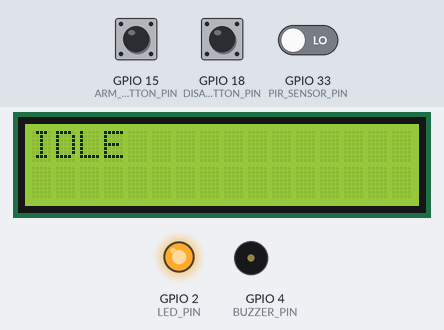
Simulated run of this program. Board: ESP32. Shown: 16×2 character LCD, output pins drawn as LEDs (lit = HIGH), buzzer (waves = sounding). Dashed ring = blinking. The inputs (shaded band) are chosen by the test bench; at power-on: GPIO 18 (DISARM_BUTTON_PIN) HIGH, GPIO 15 (ARM_BUTTON_PIN) HIGH, GPIO 33 (PIR_SENSOR_PIN) LOW. WiFi joins after 1.5 s; servers stay silent unless stated; uploads are accepted with an empty reply; what the program prints to the serial monitor is not drawn.

Above: at 2.7 s.
2.8 s: GPIO 18 (DISARM_BUTTON_PIN) pulled LOW for 0.15 s
At 3.6 s:
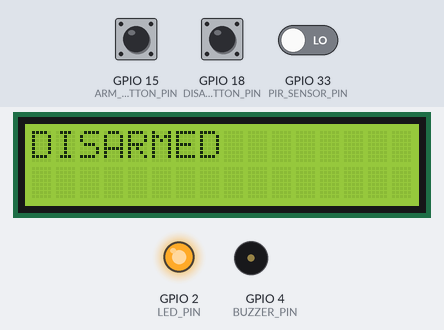
5.9 s: GPIO 15 (ARM_BUTTON_PIN) pulled LOW for 0.15 s
At 7.0 s:
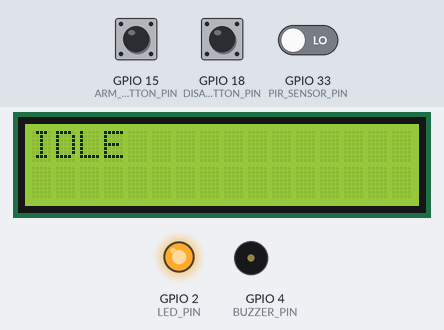
7.5 s: GPIO 15 (ARM_BUTTON_PIN) pulled LOW for 1 s
At 8.4 s:
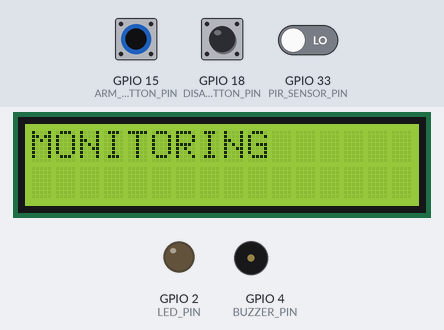
10.0 s: GPIO 33 (PIR_SENSOR_PIN) driven HIGH
At 10.34 s:
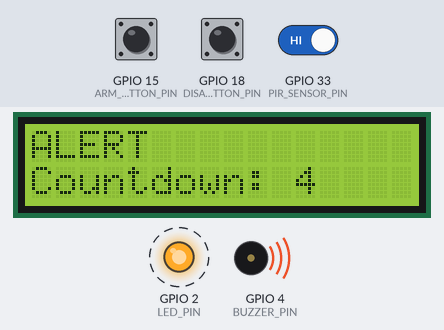
12.2 s: GPIO 18 (DISARM_BUTTON_PIN) pulled LOW for 1 s
At 14.7 s:
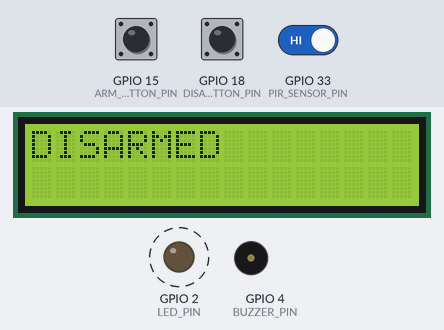
Timing chart, 0 to 17.2 s (numbered marks = the images above; inputs shaded):
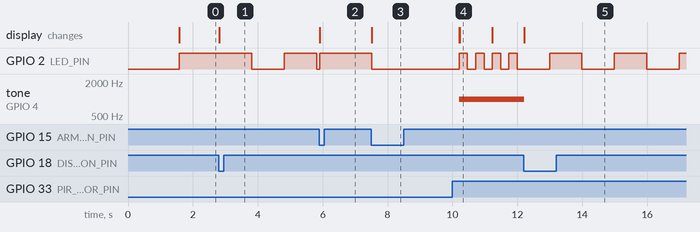

Measured:
- after the input at 2.8 s, GPIO 2 (LED_PIN): HIGH → LOW after 1.0 s, → HIGH 1.0 s later, → LOW 1.0 s later; the display: changes at once (image 1)
- after the input at 5.9 s, GPIO 2 (LED_PIN): LOW → HIGH after 0.01 s instead of 0.91 s; the display: changes at once (image 2)
- after the input at 7.5 s, GPIO 2 (LED_PIN): HIGH → LOW at once; the display: changes at once (image 3)
- after the input at 10.0 s, GPIO 2 (LED_PIN): alternates HIGH for 0.25 s and LOW for 0.25 s, starting after 0.21 s; tone on GPIO 4 (BUZZER_PIN): silent → 1000 Hz after 0.21 s; the display: first changes after 0.21 s (image 4 shows a later state)
- after the input at 12.2 s, GPIO 2 (LED_PIN): alternates HIGH for 1.0 s and LOW for 1.0 s, starting after 0.79 s; tone on GPIO 4 (BUZZER_PIN): 1000 Hz → silent after 0.02 s instead of 3.0 s; the display: changes at once (image 5)
- what the display in image 4 shows lasts 1.0 s, from 10.2 s to 11.2 s

The program:

main.cpp
```cpp
#include <Arduino.h>
#include "Sensors.h"
#include "Actuators.h"
#include "StateMachine.h"
#include "Notifications.h"

static const int SERIAL_BAUD_RATE = 9600;

void setup() {
  Serial.begin(SERIAL_BAUD_RATE);

  connectWifi();

  initSensors();
  initActuators();
  initStateMachine();
}

void loop() {
  updateStateMachine();
}
```

Actuators.h
```cpp
#ifndef ACTUATORS_H
#define ACTUATORS_H

#include <Arduino.h>
#include <LiquidCrystal_I2C.h>
#include <Wire.h>
#include "StateMachine.h"

void initActuators();

//LED
void setStatusLED(SystemState state);
void blinkLED(unsigned long onTime, unsigned long offTime);

//LCD
void initLCD();
void setLCDText(String str, int col = 0, int row = 0);
bool i2CAddrTest(uint8_t addr);
void setLCDCountdown(long ALERT_DURATION_MS, long alertStartTime);
void clearLCD();

//Buzzer
void initBuzzer();
void setTone();
void breakTone();

#endif
```

Notifications.h
```cpp
#ifndef NOTIFICATIONS_H
#define NOTIFICATIONS_H

#include <Arduino.h>
#include <WiFi.h>
#include <HTTPClient.h>

void connectWifi();

void sendDiscordNotification(String message);

#endif
```

Sensors.h
```cpp
#ifndef SENSORS_H
#define SENSORS_H

#include <Arduino.h>

void initSensors();

bool armButtonPressed();
bool disarmButtonPressed();

bool motionJustStarted();

#endif
```

StateMachine.h
```cpp
#ifndef STATE_MACHINE_H
#define STATE_MACHINE_H

#include <Arduino.h>

enum SystemState {
    STATE_IDLE,
    STATE_MONITORING,
    STATE_ALERT,
    STATE_DISARM
};

void initStateMachine();

void updateStateMachine();

void setDisarmState();

SystemState getCurrentState();

#endif
```

Actuators.cpp
```cpp
#include "Actuators.h"

//LED
static const int LED_PIN = 2;

//LCD
static const int SDA_PIN = 13;
static const int SCK_PIN = 14;
LiquidCrystal_I2C lcd(0x27,16,2);

//BUZZER
static const int BUZZER_PIN = 4;
static const int BUZZER_CHANNEL = 0;
static const int BUZZER_FREQ = 1000;
static const int BUZZER_RESOLUTION = 8;
static bool buzzerInitialized = false;
static bool buzzerActive = false;


void initActuators() {
    pinMode(LED_PIN, OUTPUT);
    pinMode(BUZZER_PIN, OUTPUT);
    initLCD();
    initBuzzer();
}

void setStatusLED(SystemState state) {
    // LOW LED On
    // HIGH LED off
    switch (state) {
        case STATE_IDLE:
            digitalWrite(LED_PIN, HIGH);
            break;
        case STATE_MONITORING:
            digitalWrite(LED_PIN, LOW);
            break;
        case STATE_ALERT:
            blinkLED(250, 250);
            break;
        case STATE_DISARM:
            blinkLED(1000, 1000);
            break;
    }
}

void blinkLED(unsigned long onTime, unsigned long offTime) {
    static unsigned long previousMillis = 0;
    static bool ledState = LOW;
    unsigned long currentMillis = millis();

    if (ledState && (currentMillis - previousMillis >= onTime)) {
        ledState = LOW;
        previousMillis = currentMillis;
        digitalWrite(LED_PIN, ledState);
    }
    else if (!ledState && (currentMillis - previousMillis >= offTime)) {
        ledState = HIGH;
        previousMillis = currentMillis;
        digitalWrite(LED_PIN, ledState);
    }
}

void initLCD() {
    Wire.begin(SDA_PIN, SCK_PIN);
    if (!i2CAddrTest(0x27)) {
        lcd = LiquidCrystal_I2C(0x3F, 16, 2);
    }
    lcd.init();
    lcd.backlight();
    lcd.setCursor(0,0);
}

void setLCDText(String str, int col, int row) {
    // col range is 0 to 15
    if (col > 15) col = 15;
    else if (col < 0) col = 0;

    // row range is 0 to 1
    if (row > 1) row = 1;
    else if (row < 0) row = 0;

    lcd.setCursor(col, row);
    lcd.print(str);
}

void clearLCD() {
    lcd.clear();
}

bool i2CAddrTest(uint8_t addr) {
    Wire.beginTransmission(addr);
    if (Wire.endTransmission() == 0) {
        return true;
    }
    return false;
}

void setLCDCountdown(long ALERT_DURATION_MS, long alertStartTime) {
    long elapsed = millis() - alertStartTime;
    long remainingMs = ALERT_DURATION_MS - elapsed;

    if (remainingMs < 0) remainingMs = 0;

    String message = "Countdown: ";
    setLCDText(message, 0, 1);

    int remainingSeconds = remainingMs / 1000;

    setLCDText(String(remainingSeconds), message.length(), 1);
}

void initBuzzer() {
    ledcSetup(BUZZER_CHANNEL, BUZZER_FREQ, BUZZER_RESOLUTION);
    ledcAttachPin(BUZZER_PIN, BUZZER_CHANNEL);
    buzzerInitialized = true;
}

void setTone() {
    if (!buzzerInitialized) return;

    if (!buzzerActive) {
        ledcWrite(BUZZER_CHANNEL, 128);
        buzzerActive = true;
    }
}

void breakTone() {
    if (!buzzerInitialized) return;

    if (buzzerActive) {
        ledcWrite(BUZZER_CHANNEL, 0);
        buzzerActive = false;
    }
}
```

Notification.cpp
```cpp
#include "Notifications.h"
#define XSTR(x) #x
#define STR(x) XSTR(x)

const char* ssid = STR(WIFI_SSID);
const char* password = STR(WIFI_PASSWORD);

static unsigned long connectStartTime = 0;
const static unsigned long TRY_CONNECT_DURATION_MS = 500;

const String DISCORD_WEBHOOK_BASE_URL = "https://discordapp.com/api/webhooks/";
const String webhookURL = DISCORD_WEBHOOK_BASE_URL + STR(DISCORD_WEBHOOK_PATH_URL);
static HTTPClient http;

void connectWifi() {
    WiFi.begin(ssid, password);
    Serial.print("Connecting ");
    while (WiFi.status() != WL_CONNECTED) {
        if (millis() - connectStartTime >= TRY_CONNECT_DURATION_MS) {
            connectStartTime = millis();
            Serial.print(".");
        }
    }

    Serial.println("\nConnected to Wi-Fi");
}

void sendDiscordNotification(String message) {
    if (WiFi.status() != WL_CONNECTED) {
        Serial.println("Wi-Fi not connected");
        return;
    }
    http.begin(webhookURL);
    http.addHeader("Content-Type", "application/json");

    String payload = "{\"content\":\"" + message + "\"}";
    int httpResponseCode = http.POST(payload);

    if (httpResponseCode > 0) {
        Serial.printf("HTTP Response code: %d\n", httpResponseCode);
    }
    else {
        Serial.print("Error sending message");
    }

    http.end();
}
```

Sensors.cpp
```cpp
#include "Sensors.h"

static const int ARM_BUTTON_PIN = 15;
static const int DISARM_BUTTON_PIN = 18;
static const int PIR_SENSOR_PIN = 33;

void initSensors() {
    pinMode(ARM_BUTTON_PIN, INPUT_PULLUP);
    pinMode(DISARM_BUTTON_PIN, INPUT_PULLUP);
    pinMode(PIR_SENSOR_PIN, INPUT);
}

bool armButtonPressed() {
    static bool lastState = false;

    bool currentState = digitalRead(ARM_BUTTON_PIN) == LOW;

    bool pressedEvent = (currentState && !lastState);
    lastState = currentState;

    return pressedEvent;
}

bool disarmButtonPressed() {
    static bool lastState = false;

    bool currentState = digitalRead(DISARM_BUTTON_PIN) == LOW;

    bool pressedEvent = (currentState && !lastState);
    lastState = currentState;

    return pressedEvent;
}

bool motionJustStarted() {
    static bool lastState = false;
    bool currentState = digitalRead(PIR_SENSOR_PIN) == HIGH;

    bool triggered = (currentState && !lastState);
    lastState = currentState;

    return triggered;
}
```

StateMachine.cpp
```cpp
#include "StateMachine.h"
#include "Sensors.h"
#include "Actuators.h"
#include "Notifications.h"

static SystemState currentState = STATE_IDLE;

//Timing
static unsigned long alertStartTime = 0;
static const unsigned long ALERT_DURATION_MS = 5000;

void initStateMachine() {
    currentState = STATE_IDLE;
    Serial.println("STATE: IDLE");
    clearLCD();
    setLCDText("IDLE");
    setStatusLED(STATE_IDLE);
}

SystemState getCurrentState() {
    return currentState;
}

void setDisarmState() {
    currentState = STATE_DISARM;
    Serial.println("STATE: DISARMED");
    clearLCD();
    setLCDText("DISARMED");
}

void updateStateMachine() {
    switch (currentState) {
        case STATE_IDLE:
            setStatusLED(STATE_IDLE);
            breakTone();

            if(armButtonPressed()) {
                currentState = STATE_MONITORING;
                Serial.println("STATE: MONITORING");
                clearLCD();
                setLCDText("MONITORING");
            }
            else if (disarmButtonPressed()) {
                setDisarmState();
            }
            break;

        case STATE_MONITORING:
            setStatusLED(STATE_MONITORING);
            breakTone();

            if(motionJustStarted()) { // motion detected by PIR Motion Sensor
                sendDiscordNotification("ALERT: MOTION DETECTED");
                currentState = STATE_ALERT;
                alertStartTime = millis();
                Serial.println("STATE: ALERT");
                clearLCD();
                setLCDText("ALERT");
            }
            else if (disarmButtonPressed()) {
                setDisarmState();
            }
            break;

        case STATE_ALERT:
            setStatusLED(STATE_ALERT);
            setTone();
            setLCDCountdown(ALERT_DURATION_MS, alertStartTime);

            if(millis() - alertStartTime >= ALERT_DURATION_MS) { // timing - alert duration
                currentState = STATE_MONITORING;
                Serial.println("STATE: MONITORING");
                clearLCD();
                setLCDText("MONITORING");
            }
            else if (disarmButtonPressed()) {
                setDisarmState();
            }
            break;

        case STATE_DISARM:
            setStatusLED(STATE_DISARM);
            breakTone();

            if (disarmButtonPressed() || armButtonPressed()) {
                currentState = STATE_IDLE;
                Serial.println("STATE: IDLE");
                clearLCD();
                setLCDText("IDLE");
            }
            break;

    }
}
```
